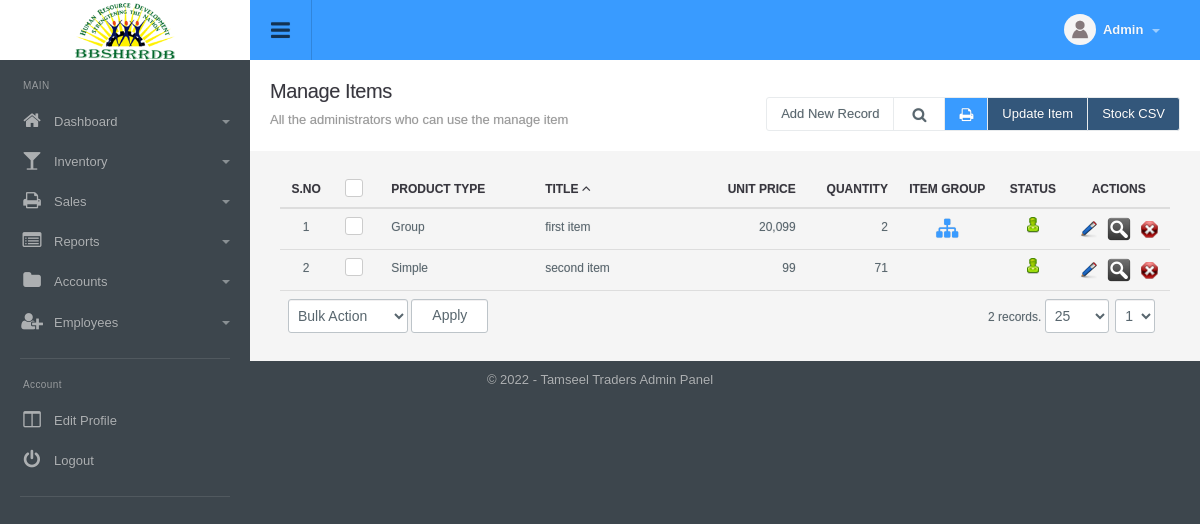
Page /items_manage.php (signed in) on the earlier database version.
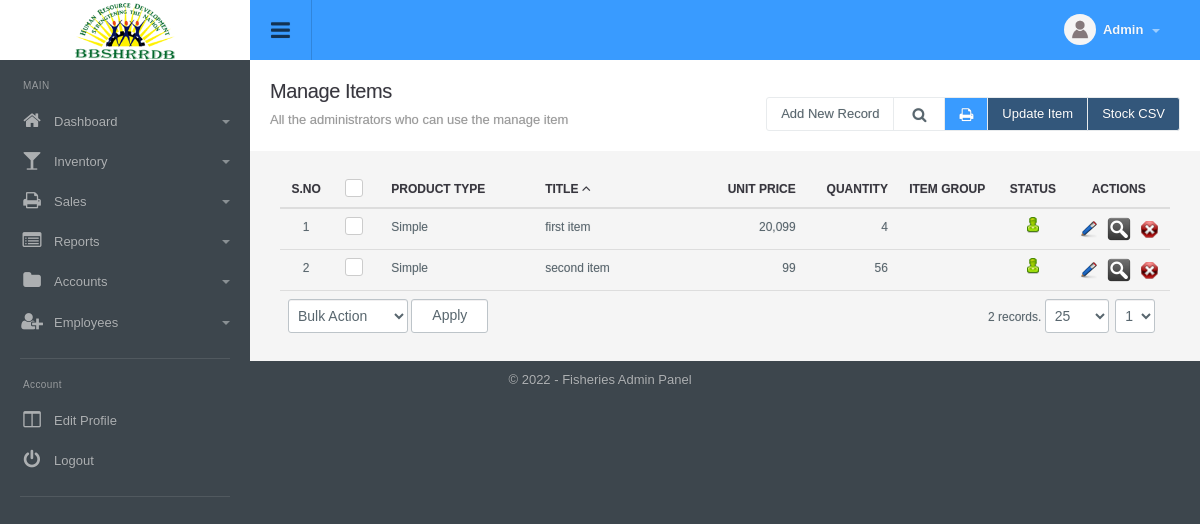
Same page on the later database version.
### tables this page shows
CREATE TABLE `items` (
  `id` int(11) NOT NULL,
  `type` int(1) NOT NULL DEFAULT '0' COMMENT '0:simple;1:group',
  `title` varchar(100) NOT NULL,
  `unit_price` decimal(10,2) NOT NULL,
  `quantity` int(11) NOT NULL,
  `low_stock_quantity` int(11) NOT NULL,
  `status` int(1) NOT NULL DEFAULT '1',
  `ts` timestamp NOT NULL DEFAULT CURRENT_TIMESTAMP
);

CREATE TABLE `config_variable` (
  `id` int(11) NOT NULL,
  `config_type_id` int(11) NOT NULL,
  `title` varchar(512) NOT NULL,
  `notes` varchar(512) NOT NULL,
  `type` varchar(200) NOT NULL,
  `default_values` text NOT NULL,
  `key` varchar(200) NOT NULL,
  `value` text NOT NULL,
  `sortorder` int(11) NOT NULL
);

### include/paging.php (called while the page is built, shortened)
<?php
$path = $_SERVER['REQUEST_URI'];
$file = basename($path, ".php");
if(isset($_SESSION[$file]["rows"]))
	$rows=$_SESSION[$file]["rows"];
else
	$rows=25;
if(isset($_GET['page'])){
	$pageNum = $_GET['page'];
}
else{
	$pageNum=1;
}
function show_page($rows, $pageNum, $query){
	global $dblink;
	$rowsPerPage = $rows;
	$pageNum = $pageNum;
	$offset = ($pageNum - 1) * $rowsPerPage;
	$query = $query." LIMIT $offset, $rowsPerPage";
	$result = doquery($query, $dblink);
	return $result;
}
?>

### include/utility.php (called while the page is built, shortened)
<?php
function get_config($var){
	global $dblink;
	$sql="select value from config_variable where `key`='".slash($var)."'";
	$resConfig=doquery($sql,$dblink);
	if(numrows($resConfig)>0){
		while($rowConfig=dofetch($resConfig))
			return unslash($rowConfig["value"]);
	}
}
$site_title=get_config("site_title");
function slash($str){
	if(!is_array($str))
		return utf8_encode(addslashes($str));
	else{
		for($i=0; $i<count($str); $i++)
			$str[$i]=slash($str[$i]);
		return $str;
	}
}
function unslash($str){
	return stripslashes(utf8_decode($str));
	}
function getProductType($value){
	if( $value == 1 ) {
		return "Group";
	}
	else {
		return "Simple";
	}
}
function curr_format($amount){
	return ($amount<0?'(':'').number_format(abs($amount), 0, '.',',').($amount<0?')':'');
}

### include/db.php (called while the page is built, shortened)
<?php
function doquery($qr,$lnk){
	@$res=mysqli_query($lnk,$qr) or die($qr." - ".mysqli_error($lnk));
	return $res;
}
function dofetch($rs){
	@$rec=mysqli_fetch_array($rs);
	return $rec;
}
function numrows($rs){
	return mysqli_num_rows($rs);
}

### modules/item/list.php (the view, shortened to what the changed rows need)
<?php
$order_by = "title";
$order = "asc";
?>
<div class="page-header">
	<h1 class="title">Manage Items</h1>
</div>
  	</div>
</div>
<div class="panel-body table-responsive">
	<table class="table table-hover list">
    	<thead>
            <tr>
                <th width="5%" class="text-center">S.no</th>
                <th class="text-center" width="5%"><div class="checkbox checkbox-primary">
                    <label for="select_all"></label></div></th>
                <th width="15%">
                	<a href="items_manage.php?order_by=type&order=<?php echo $order=="asc"?"desc":"asc"?>" class="sorting">
                    	Product Type
 					</a>
 				</th>
                <th width="17%">
                	<a href="items_manage.php?order_by=title&order=<?php echo $order=="asc"?"desc":"asc"?>" class="sorting">
                    	Title
                    	<?php
						if( $order_by == "title" ) {
							?>
							<span class="sort-icon">
                                <i class="fa fa-angle-<?php echo $order=="asc"?"up":"down"?>" data-hover_in="<?php echo $order=="asc"?"down":"up"?>" data-hover_out="<?php echo $order=="desc"?"down":"up"?>" aria-hidden="true"></i>
                            </span>
							<?php
						}
						?>
                    </a>
                </th>
                <th class="text-right" width="9%">
                	<a href="items_manage.php?order_by=unit_price&order=<?php echo $order=="asc"?"desc":"asc"?>" class="sorting">
                    	Unit Price
 					</a>
                </th>
                <th class="text-right" width="9%">
                	<a href="items_manage.php?order_by=quantity&order=<?php echo $order=="asc"?"desc":"asc"?>" class="sorting">
                    	Quantity
 					</a>
                </th>
                <th class="text-center" width="10%">Item Group</th>
                <th class="text-center" width="5%">Status</th>
                <th class="text-center" width="10%">Actions</th>
            </tr>
    	</thead>
    	<tbody>
			<?php
            $rs=show_page($rows, $pageNum, $sql);
            if(numrows($rs)>0){
                $sn=1;
                while($r=dofetch($rs)){
                    ?>
                    <tr>
                        <td class="text-center"><?php echo $sn;?></td>
                        <td class="text-center"><div class="checkbox margin-t-0 checkbox-primary">
                            <label for="<?php echo "rec_".$sn?>"></label></div>
                        </td>
                        <td><?php echo getProductType(unslash($r["type"])); ?></td>
                        <td><?php echo unslash($r["title"]); ?></td>
                        <td class="text-right"><?php echo curr_format(unslash($r["unit_price"])); ?></td>
                        <td class="text-right"><?php echo unslash($r["quantity"]); ?></td>
                        <td class="text-center">
                        	<?php
                            if( $r["type"] != 0 ) {
								?>
                        		<a class="fancybox_iframe red item-group" title="Edit Record" href="item_group_manage.php?parent_id=<?php echo $r['id']?>">
                            	    <i class="fa fa-sitemap" aria-hidden="true"></i>
                            	</a>
                                <?php
							}
							?>
                        </td>
                        <td class="text-center"><a href="items_manage.php?id=<?php echo $r['id'];?>&tab=status&s=<?php echo ($r["status"]==0)?1:0;?>">
                            <?php
                            if($r["status"]==0){
                                ?>
                                <img src="images/offstatus.png" alt="Off" title="Set Status On">
                                <?php
                            }
                            else{
                                ?>
                                <img src="images/onstatus.png" alt="On" title="Set Status Off">
                                <?php
                            }
                            ?>
                        </a></td>
                        <td align="center">
                            <a href="items_manage.php?tab=edit&id=<?php echo $r['id'];?>"><img title="Edit Record" alt="Edit" src="images/edit.png"></a>&nbsp;&nbsp;
                            <a href="items_manage.php?tab=print&id=<?php echo $r['id'];?>" class="barcode_print_button"><img title="Print Label" alt="Print" src="images/view.png"></a>&nbsp;&nbsp;
                            <a onclick="return confirm('Are you sure you want to delete')" href="items_manage.php?id=<?php echo $r['id'];?>&amp;tab=delete"><img title="Delete Record" alt="Delete" src="images/delete.png"></a>
                        </td>
                    </tr>
                    <?php
                    $sn++;
                }
                ?>
                <?php
            }
            else{
                ?>
                <tr>
                    <td colspan="10"  class="no-record">No Result Found</td>
                </tr>
                <?php
            }
            ?>
    	</tbody>
  	</table>
</div>

### include/footer.php (shortened to what the changed rows need)
<div id="footer" class="bottom_round_corners">
	<div id="footer_content">
    	<address>&copy; <?php echo date("Y");?> - <?php echo $site_title; ?> Admin Panel</address>
    </div>
</div>
<link href="js/fancybox/jquery.fancybox.css" rel="stylesheet" type="text/css" />
<link href="js/chosen/chosen.css" rel="stylesheet" type="text/css" />
<?php include("include/upload_center.php");?>
</body>
</html>

Differences in the rows shown:
changed items "first item": type "Group" → "Simple"; quantity "2" → "4"
changed items "second item": quantity "71" → "56"
changed config_variable: value "Tamseel Traders" → "Fisheries"
